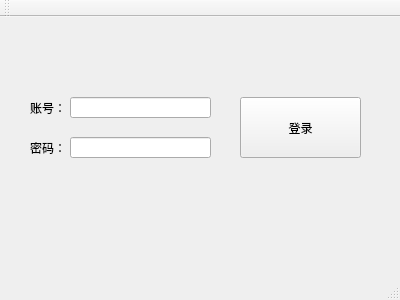
<?xml version="1.0" encoding="UTF-8"?>
<ui version="4.0">
 <class>MainWindow</class>
 <widget class="QMainWindow" name="MainWindow">
  <property name="geometry">
   <rect>
    <x>0</x>
    <y>0</y>
    <width>400</width>
    <height>300</height>
   </rect>
  </property>
  <property name="windowTitle">
   <string>MainWindow</string>
  </property>
  <widget class="QWidget" name="centralWidget">
   <widget class="QLineEdit" name="lineEdit">
    <property name="geometry">
     <rect>
      <x>70</x>
      <y>80</y>
      <width>141</width>
      <height>21</height>
     </rect>
    </property>
   </widget>
   <widget class="QLabel" name="label">
    <property name="geometry">
     <rect>
      <x>30</x>
      <y>80</y>
      <width>41</width>
      <height>21</height>
     </rect>
    </property>
    <property name="text">
     <string>账号：</string>
    </property>
   </widget>
   <widget class="QLabel" name="label_2">
    <property name="geometry">
     <rect>
      <x>30</x>
      <y>120</y>
      <width>31</width>
      <height>21</height>
     </rect>
    </property>
    <property name="text">
     <string>密码：</string>
    </property>
   </widget>
   <widget class="QLineEdit" name="lineEdit_2">
    <property name="geometry">
     <rect>
      <x>70</x>
      <y>120</y>
      <width>141</width>
      <height>21</height>
     </rect>
    </property>
   </widget>
   <widget class="QPushButton" name="pushButton">
    <property name="geometry">
     <rect>
      <x>240</x>
      <y>80</y>
      <width>121</width>
      <height>61</height>
     </rect>
    </property>
    <property name="text">
     <string>登录</string>
    </property>
   </widget>
  </widget>
  <widget class="QMenuBar" name="menuBar">
   <property name="geometry">
    <rect>
     <x>0</x>
     <y>0</y>
     <width>400</width>
     <height>23</height>
    </rect>
   </property>
  </widget>
  <widget class="QToolBar" name="mainToolBar">
   <attribute name="toolBarArea">
    <enum>TopToolBarArea</enum>
   </attribute>
   <attribute name="toolBarBreak">
    <bool>false</bool>
   </attribute>
  </widget>
  <widget class="QStatusBar" name="statusBar"/>
 </widget>
 <layoutdefault spacing="6" margin="11"/>
 <resources/>
 <connections/>
</ui>
